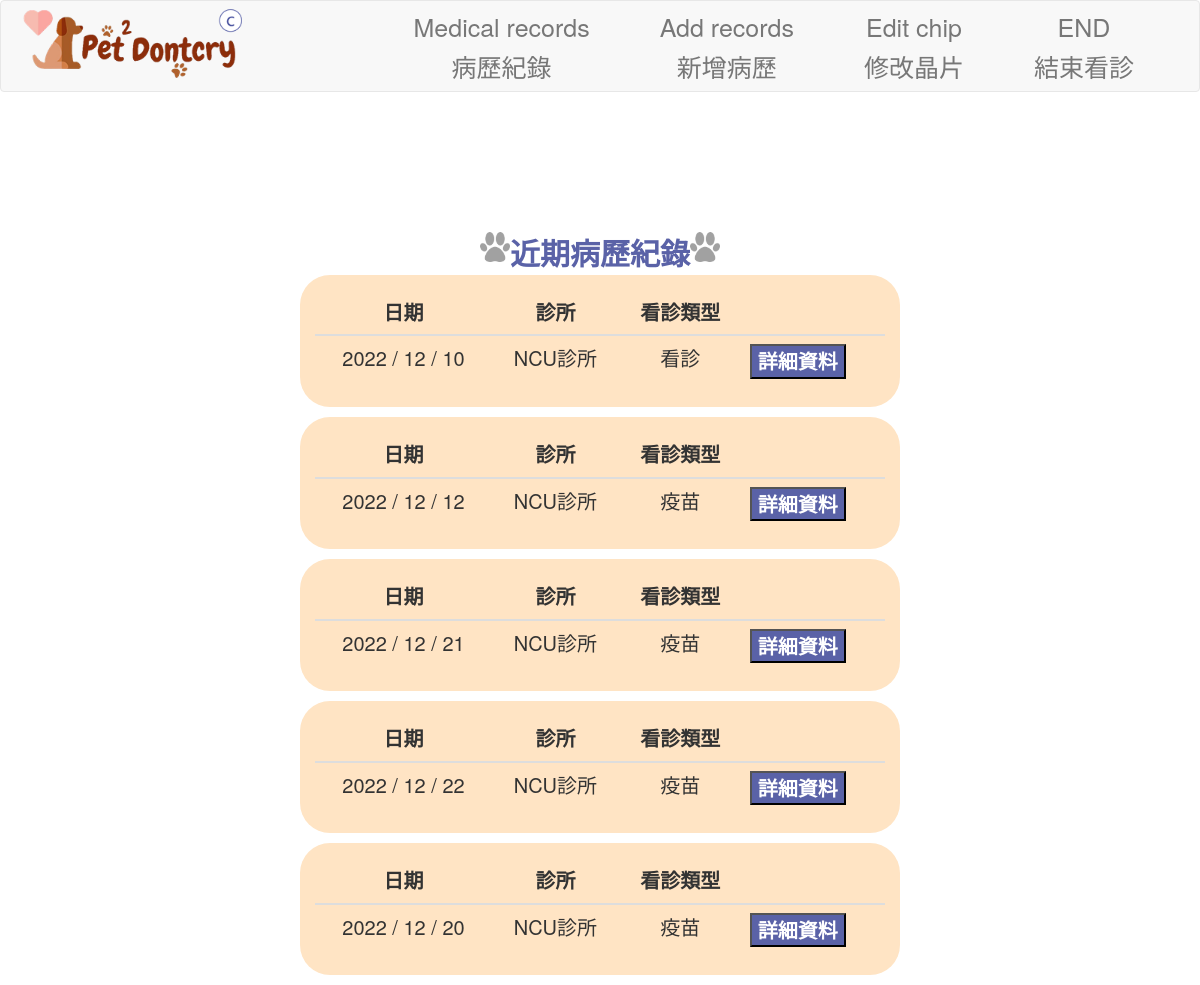
/clinic/pet_medicalrecord/643243 (signed in), run on the app's committed database.
### app/models/user.py (models this page shows, shortened)
class medicalrecords(db.Model):
    __tablename__ = 'medicalrecords'
    MID = db.Column('MID', db.Integer, primary_key = True)
    PetID = db.Column('PetID',db.Integer,db.ForeignKey('pet.PetID'), nullable=False)
    CID = db.Column('CID',db.Integer,db.ForeignKey('clinic.CID'), nullable=False)
    disease = db.Column('disease', db.Text)
    doctor = db.Column('doctor', db.String(10), nullable=False)
    medication = db.Column('medication', db.String(30))
    time = db.Column('time', db.DateTime, default=datetime.now)
    update_time = db.Column(db.DateTime, onupdate=datetime.now, default=datetime.now)
    note = db.Column('note', db.Text)
    type = db.Column('type',db.Integer, nullable=False)

class clinic(db.Model):
    __tablename__ = 'clinic'
    CID = db.Column('CID', db.Integer, primary_key = True)
    name = db.Column('name', db.String(20), nullable=False)
    phone = db.Column('phone', db.String(10), nullable=False)
    address = db.Column('address', db.String(30), nullable=False)
    emergency = db.Column('emergency', db.Boolean, nullable=False)
    ID = db.Column('ID',db.Integer,db.ForeignKey('account.ID'),nullable=False)
    medicalrecords = db.relationship('medicalrecords', backref='clinic', lazy='dynamic')
    clinic_doctor = db.relationship('clinic_doctor', backref='clinic', lazy='dynamic')

### app/views/clinicView.py (the view)
@clinic_views.route('/clinic/pet_medicalrecord/<PetID>', methods=['GET', 'POST'])
@login_required
def pet_medicalrecord(PetID):
    from ..models.user import medicalrecords
    medicalrecords = medicalrecords.query.filter_by(PetID=PetID).all()
    if medicalrecords is None:
        abort(404)
    return render_template('clinic_records.html', medicalrecords=medicalrecords, action="medical",PetID=PetID)

### app/models/user.py (called while the page is built)
    @login_manager.user_loader
    def load_user(ID):
        try:
            return account.query.get(ID)
        except:
            return None

### app/templates/clinic_records.html
<!DOCTYPE html>
{% extends "clinic_base.html" %}
{% block content %}
<head>
    <link rel="stylesheet" href="{{ url_for('static', filename='css/clinic_records.css') }}">
</head>
<body background="{{ url_for('static', filename='img/first-page.jpg') }}" style="background-size: cover; font-size: 2rem;">
    <div class="a">
        <div class="Title_img" style="margin-top: 10%;">
            <img src="{{ url_for('static', filename='img/dog-footprints.png') }}" width="30" height="30">
            <div class="Title" style="display: flex; align-items: center; font-weight: bold;">   近期病歷紀錄   </div>
            <img src="{{ url_for('static', filename='img/dog-footprints.png') }}" width="30" height="30">
        </div>
        {% for medicalrecords in medicalrecords%}
        <div class="bg-table rounded-table h-100 p-4 mb-4 w-80 dis">
            <table class="table" style="font-size: 2rem;">
                <thead class="thead">
                    <tr>
                        <th style="text-align: center;" scope="col">日期</th>
                        <th style="text-align: center;" scope="col">診所</th>
                        <th style="text-align: center;" scope="col">看診類型</th>
                        <th scope="col"></th>
                    </tr>
                </thead>
                <tbody class="thead">
                    <tr>
                        <td> {{ moment(medicalrecords.time).format('YYYY / MM / DD') }}</td>
                        <td>{{medicalrecords.clinic.name}}</td>
                        <td>
                            {% if medicalrecords.type == 1 %}
                            疫苗
                            {% elif medicalrecords.type == 2 %}
                            看診
                            {% else %}
                            檢查
                            {% endif %}
                        </td>
                        <th><input type="button" value="詳細資料" class="button-update" onclick="location.href='{{ url_for('clinic_views.pet_singlemedicalrecord' , MID = medicalrecords.MID) }}'"></th>
                    </tr>
                </tbody>
            </table>
        </div>
        {% endfor %}
    </div>
</body>
{% endblock content %}

### app/static/css/clinic_records.css (style rules this page uses)
.bg-table { background-color:bisque; }
.rounded-table { border-radius: 30px; }
.h-100 { height: auto; }
.w-80 { width: 50%; }
.p-4 { padding: 1.5rem; }
.a { display: flex; justify-content: center; align-content: center; flex-direction: column; align-items: center; }
.Title_img { display: flex; justify-content: center; }
.Title { font-size: 3rem; color: #5a62a7; }
.mb-4 { margin-bottom: 1rem; }
.dis { display:flex; justify-content: center; }
.table { margin-bottom: 0.5rem; font-size: 2rem; display: blocks; }
.thead { text-align: center; }
.button-update { background-color: #5a62a7;; color: white; text-align: center; }

### data on the page
medicalrecords: time "2022 / 12 / 10", clinic.name "NCU診所", type "看診"
medicalrecords: time "2022 / 12 / 12", clinic.name "NCU診所", type "疫苗"
medicalrecords: time "2022 / 12 / 21", clinic.name "NCU診所", type "疫苗"
medicalrecords: time "2022 / 12 / 22", clinic.name "NCU診所", type "疫苗"
medicalrecords: time "2022 / 12 / 20", clinic.name "NCU診所", type "疫苗"
